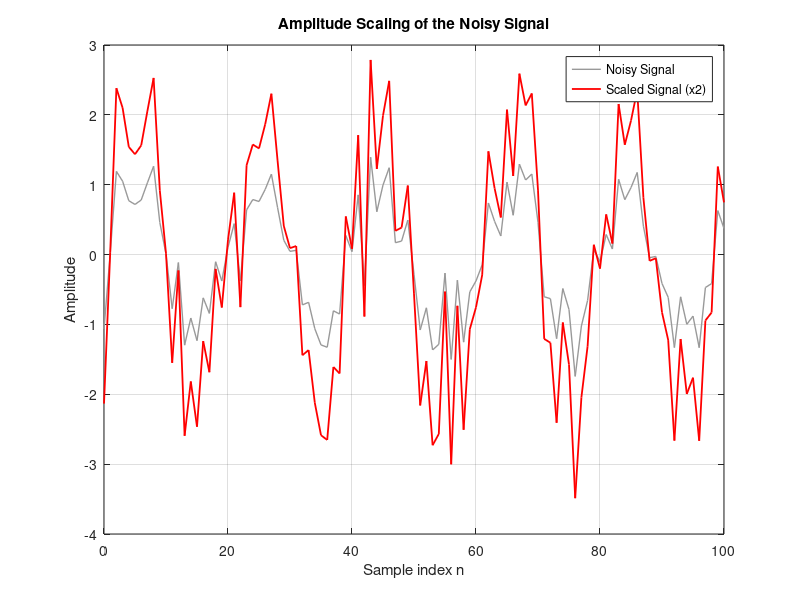
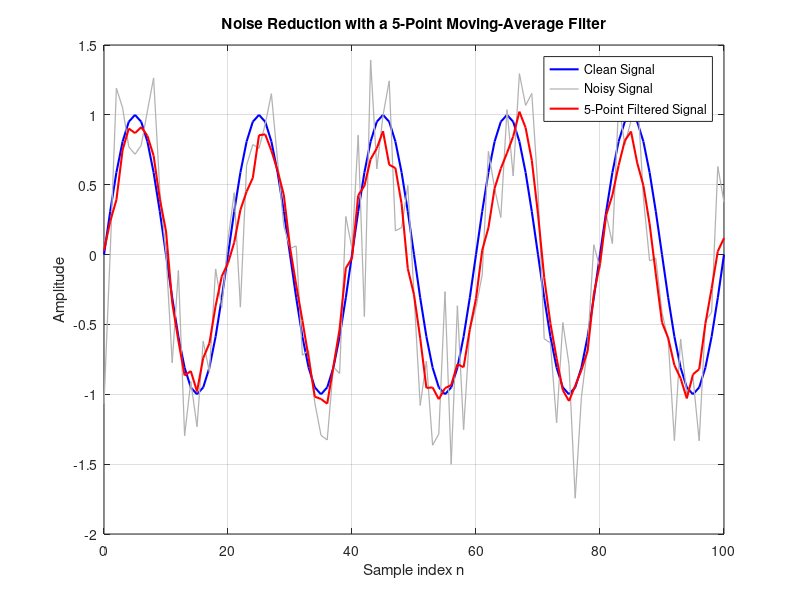
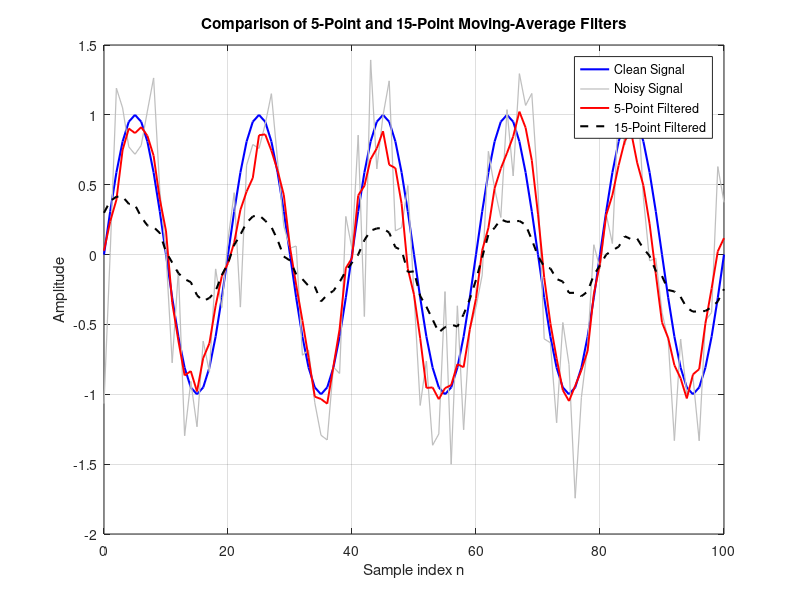
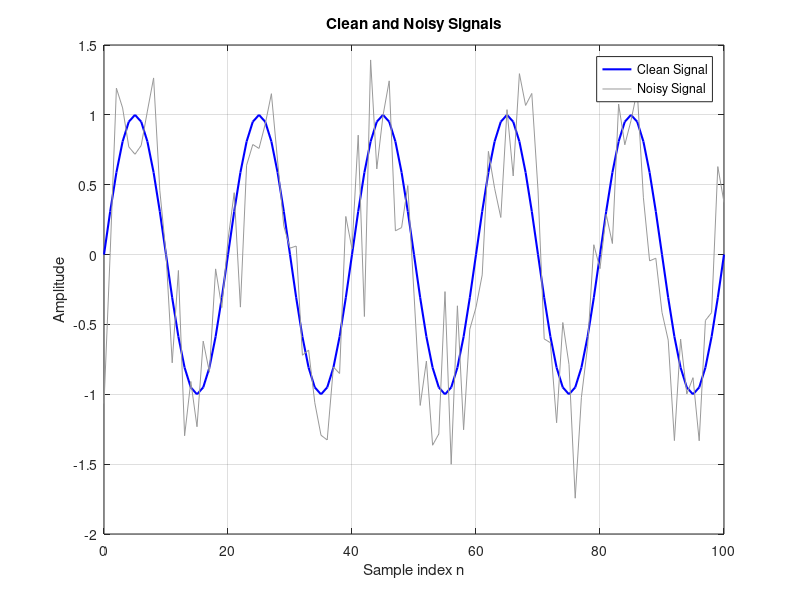

Reproduce these figures in MATLAB, in order.
clear;
close all;
clc;

% Use the same random noise each time
rng(1);

%% Create a clean discrete-time signal

n = 0:100;
clean = sin(0.1*pi*n);

%% Add noise

noise = 0.4*randn(size(n));
measured = clean + noise;

%% Display the clean and noisy signals

figure;

plot(n,clean,'b','LineWidth',1.5);
hold on;
plot(n,measured,'Color',[0.6 0.6 0.6]);

grid on;
xlabel('Sample index n');
ylabel('Amplitude');
title('Clean and Noisy Signals');
legend('Clean Signal','Noisy Signal');

%% Task 1: Amplitude Scaling

scaled = 2*measured;

figure;
plot(n,measured,'Color',[0.6 0.6 0.6],'LineWidth',1.0);
hold on;
plot(n,scaled,'r','LineWidth',1.3);

grid on;
xlabel('Sample index n');
ylabel('Amplitude');
title('Amplitude Scaling of the Noisy Signal');
legend('Noisy Signal','Scaled Signal (x2)','Location','best');

saveas(gcf,'signal_operations.png');

%% Task 2: Signal Delay

delay = 5;

% Add five zeros before the original signal to create a 5-sample delay
delayed = [zeros(1,delay), measured];

n_measured = 0:length(measured)-1;
n_delayed = 0:length(delayed)-1;

figure;
plot(n_measured,measured,'Color',[0.4 0.4 0.4],'LineWidth',1.0);
hold on;
plot(n_delayed,delayed,'m--','LineWidth',1.3);

grid on;
xlabel('Sample index n');
ylabel('Amplitude');
title('Original and 5-Sample Delayed Signals');
legend('Noisy Signal','Delayed Signal','Location','best');

%% Task 3: Five-Point Moving-Average Filter

h5 = ones(1,5)/5;

% h5 is the impulse response h[n] of the 5-point moving-average filter
filtered5 = conv(measured,h5,'same');

figure;
plot(n,clean,'b','LineWidth',1.5);
hold on;
plot(n,measured,'Color',[0.7 0.7 0.7],'LineWidth',0.9);
plot(n,filtered5,'r','LineWidth',1.5);

grid on;
xlabel('Sample index n');
ylabel('Amplitude');
title('Noise Reduction with a 5-Point Moving-Average Filter');
legend('Clean Signal','Noisy Signal','5-Point Filtered Signal','Location','best');

saveas(gcf,'noise_filtering.png');

%% Task 4: Compare Two Filter Lengths

h15 = ones(1,15)/15;
filtered15 = conv(measured,h15,'same');

figure;
plot(n,clean,'b','LineWidth',1.5);
hold on;
plot(n,measured,'Color',[0.75 0.75 0.75],'LineWidth',0.9);
plot(n,filtered5,'r-','LineWidth',1.4);
plot(n,filtered15,'k--','LineWidth',1.5);

grid on;
xlabel('Sample index n');
ylabel('Amplitude');
title('Comparison of 5-Point and 15-Point Moving-Average Filters');
legend('Clean Signal','Noisy Signal','5-Point Filtered','15-Point Filtered', ...
       'Location','best');

saveas(gcf,'filter_comparison.png');
